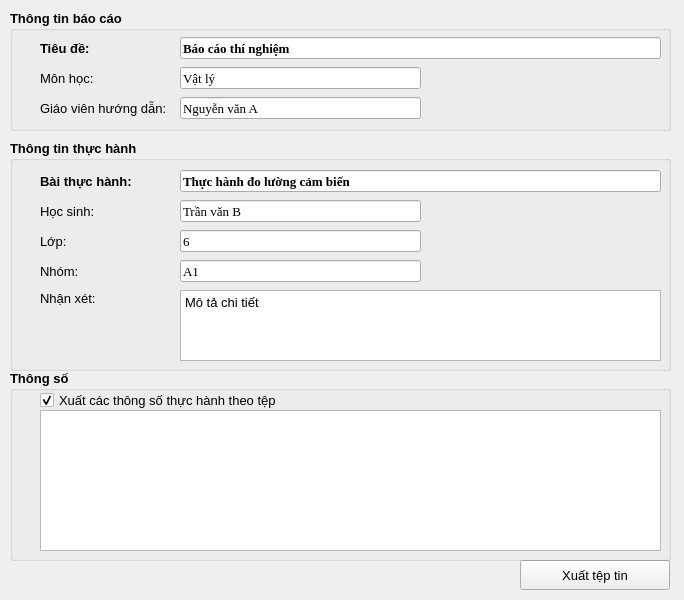
<?xml version="1.0" encoding="UTF-8"?>
<ui version="4.0">
 <class>FrmPracticeBaseInfo</class>
 <widget class="QMainWindow" name="FrmPracticeBaseInfo">
  <property name="geometry">
   <rect>
    <x>0</x>
    <y>0</y>
    <width>684</width>
    <height>600</height>
   </rect>
  </property>
  <property name="windowTitle">
   <string>MainWindow</string>
  </property>
  <widget class="QWidget" name="centralwidget">
   <widget class="QPushButton" name="pushButton">
    <property name="geometry">
     <rect>
      <x>520</x>
      <y>560</y>
      <width>150</width>
      <height>30</height>
     </rect>
    </property>
    <property name="font">
     <font>
      <pointsize>10</pointsize>
     </font>
    </property>
    <property name="text">
     <string>Xuất tệp tin</string>
    </property>
   </widget>
   <widget class="QGroupBox" name="groupBox">
    <property name="geometry">
     <rect>
      <x>10</x>
      <y>140</y>
      <width>661</width>
      <height>231</height>
     </rect>
    </property>
    <property name="font">
     <font>
      <pointsize>10</pointsize>
      <bold>true</bold>
     </font>
    </property>
    <property name="title">
     <string>Thông tin thực hành</string>
    </property>
    <widget class="QLineEdit" name="lineEdit_unit">
     <property name="geometry">
      <rect>
       <x>170</x>
       <y>30</y>
       <width>481</width>
       <height>22</height>
      </rect>
     </property>
     <property name="font">
      <font>
       <family>Times New Roman</family>
       <pointsize>10</pointsize>
       <bold>true</bold>
      </font>
     </property>
     <property name="text">
      <string>Thực hành đo lường cảm biến</string>
     </property>
     <property name="placeholderText">
      <string>Thực hành đo lường cảm biến</string>
     </property>
    </widget>
    <widget class="QLabel" name="label">
     <property name="geometry">
      <rect>
       <x>30</x>
       <y>33</y>
       <width>91</width>
       <height>16</height>
      </rect>
     </property>
     <property name="font">
      <font>
       <pointsize>10</pointsize>
       <bold>true</bold>
      </font>
     </property>
     <property name="text">
      <string>Bài thực hành:</string>
     </property>
    </widget>
    <widget class="QLineEdit" name="lineEdit_student">
     <property name="geometry">
      <rect>
       <x>170</x>
       <y>60</y>
       <width>241</width>
       <height>22</height>
      </rect>
     </property>
     <property name="font">
      <font>
       <family>Times New Roman</family>
       <pointsize>10</pointsize>
       <bold>false</bold>
      </font>
     </property>
     <property name="text">
      <string>Trần văn B</string>
     </property>
     <property name="placeholderText">
      <string>Trần văn B</string>
     </property>
    </widget>
    <widget class="QLabel" name="label_2">
     <property name="geometry">
      <rect>
       <x>30</x>
       <y>63</y>
       <width>91</width>
       <height>16</height>
      </rect>
     </property>
     <property name="font">
      <font>
       <pointsize>10</pointsize>
       <bold>false</bold>
      </font>
     </property>
     <property name="text">
      <string>Học sinh:</string>
     </property>
    </widget>
    <widget class="QLineEdit" name="lineEdit_class">
     <property name="geometry">
      <rect>
       <x>170</x>
       <y>90</y>
       <width>241</width>
       <height>22</height>
      </rect>
     </property>
     <property name="font">
      <font>
       <family>Times New Roman</family>
       <pointsize>10</pointsize>
       <bold>false</bold>
      </font>
     </property>
     <property name="text">
      <string>6</string>
     </property>
     <property name="placeholderText">
      <string>6</string>
     </property>
    </widget>
    <widget class="QLabel" name="label_3">
     <property name="geometry">
      <rect>
       <x>30</x>
       <y>93</y>
       <width>91</width>
       <height>16</height>
      </rect>
     </property>
     <property name="font">
      <font>
       <pointsize>10</pointsize>
       <bold>false</bold>
      </font>
     </property>
     <property name="text">
      <string>Lớp:</string>
     </property>
    </widget>
    <widget class="QLabel" name="label_4">
     <property name="geometry">
      <rect>
       <x>30</x>
       <y>150</y>
       <width>131</width>
       <height>16</height>
      </rect>
     </property>
     <property name="font">
      <font>
       <pointsize>10</pointsize>
       <bold>false</bold>
      </font>
     </property>
     <property name="text">
      <string>Nhận xét:</string>
     </property>
    </widget>
    <widget class="QPlainTextEdit" name="plainTextEdit_description">
     <property name="geometry">
      <rect>
       <x>170</x>
       <y>150</y>
       <width>481</width>
       <height>71</height>
      </rect>
     </property>
     <property name="font">
      <font>
       <pointsize>10</pointsize>
       <bold>false</bold>
      </font>
     </property>
     <property name="plainText">
      <string>Mô tả chi tiết</string>
     </property>
     <property name="placeholderText">
      <string>Nhận xét...</string>
     </property>
    </widget>
    <widget class="QLabel" name="label_8">
     <property name="geometry">
      <rect>
       <x>30</x>
       <y>123</y>
       <width>91</width>
       <height>16</height>
      </rect>
     </property>
     <property name="font">
      <font>
       <pointsize>10</pointsize>
       <bold>false</bold>
      </font>
     </property>
     <property name="text">
      <string>Nhóm:</string>
     </property>
    </widget>
    <widget class="QLineEdit" name="lineEdit_group">
     <property name="geometry">
      <rect>
       <x>170</x>
       <y>120</y>
       <width>241</width>
       <height>22</height>
      </rect>
     </property>
     <property name="font">
      <font>
       <family>Times New Roman</family>
       <pointsize>10</pointsize>
       <bold>false</bold>
      </font>
     </property>
     <property name="text">
      <string>A1</string>
     </property>
     <property name="placeholderText">
      <string>A1</string>
     </property>
    </widget>
   </widget>
   <widget class="QGroupBox" name="groupBox_2">
    <property name="geometry">
     <rect>
      <x>10</x>
      <y>10</y>
      <width>661</width>
      <height>121</height>
     </rect>
    </property>
    <property name="font">
     <font>
      <pointsize>10</pointsize>
      <bold>true</bold>
     </font>
    </property>
    <property name="title">
     <string>Thông tin báo cáo</string>
    </property>
    <widget class="QLineEdit" name="lineEdit_header">
     <property name="geometry">
      <rect>
       <x>170</x>
       <y>27</y>
       <width>481</width>
       <height>22</height>
      </rect>
     </property>
     <property name="font">
      <font>
       <family>Times New Roman</family>
       <pointsize>10</pointsize>
       <bold>true</bold>
      </font>
     </property>
     <property name="text">
      <string>Báo cáo thí nghiệm</string>
     </property>
     <property name="placeholderText">
      <string>Báo cáo thí nghiệm</string>
     </property>
    </widget>
    <widget class="QLabel" name="label_5">
     <property name="geometry">
      <rect>
       <x>30</x>
       <y>60</y>
       <width>91</width>
       <height>16</height>
      </rect>
     </property>
     <property name="font">
      <font>
       <pointsize>10</pointsize>
       <bold>false</bold>
      </font>
     </property>
     <property name="text">
      <string>Môn học:</string>
     </property>
    </widget>
    <widget class="QLabel" name="label_6">
     <property name="geometry">
      <rect>
       <x>30</x>
       <y>90</y>
       <width>131</width>
       <height>16</height>
      </rect>
     </property>
     <property name="font">
      <font>
       <pointsize>10</pointsize>
       <bold>false</bold>
      </font>
     </property>
     <property name="text">
      <string>Giáo viên hướng dẫn:</string>
     </property>
    </widget>
    <widget class="QLineEdit" name="lineEdit_subject">
     <property name="geometry">
      <rect>
       <x>170</x>
       <y>57</y>
       <width>241</width>
       <height>22</height>
      </rect>
     </property>
     <property name="font">
      <font>
       <family>Times New Roman</family>
       <pointsize>10</pointsize>
       <bold>false</bold>
      </font>
     </property>
     <property name="text">
      <string>Vật lý</string>
     </property>
     <property name="placeholderText">
      <string>Vật lý</string>
     </property>
    </widget>
    <widget class="QLineEdit" name="lineEdit_teacher">
     <property name="geometry">
      <rect>
       <x>170</x>
       <y>87</y>
       <width>241</width>
       <height>22</height>
      </rect>
     </property>
     <property name="font">
      <font>
       <family>Times New Roman</family>
       <pointsize>10</pointsize>
       <bold>false</bold>
      </font>
     </property>
     <property name="text">
      <string>Nguyễn văn A</string>
     </property>
     <property name="placeholderText">
      <string>Nguyễn văn A</string>
     </property>
    </widget>
    <widget class="QLabel" name="label_7">
     <property name="geometry">
      <rect>
       <x>30</x>
       <y>30</y>
       <width>91</width>
       <height>16</height>
      </rect>
     </property>
     <property name="font">
      <font>
       <pointsize>10</pointsize>
       <bold>true</bold>
      </font>
     </property>
     <property name="text">
      <string>Tiêu đề:</string>
     </property>
    </widget>
   </widget>
   <widget class="QGroupBox" name="groupBox_3">
    <property name="geometry">
     <rect>
      <x>10</x>
      <y>370</y>
      <width>661</width>
      <height>191</height>
     </rect>
    </property>
    <property name="font">
     <font>
      <pointsize>10</pointsize>
      <bold>true</bold>
     </font>
    </property>
    <property name="title">
     <string>Thông số</string>
    </property>
    <widget class="QPlainTextEdit" name="plainTextEdit_parameter">
     <property name="geometry">
      <rect>
       <x>30</x>
       <y>40</y>
       <width>621</width>
       <height>141</height>
      </rect>
     </property>
     <property name="font">
      <font>
       <pointsize>10</pointsize>
       <bold>false</bold>
      </font>
     </property>
     <property name="plainText">
      <string/>
     </property>
     <property name="placeholderText">
      <string>Thông số thực hành...</string>
     </property>
    </widget>
    <widget class="QCheckBox" name="checkBox_parameter">
     <property name="geometry">
      <rect>
       <x>30</x>
       <y>20</y>
       <width>501</width>
       <height>20</height>
      </rect>
     </property>
     <property name="font">
      <font>
       <pointsize>10</pointsize>
       <bold>false</bold>
      </font>
     </property>
     <property name="text">
      <string>Xuất các thông số thực hành theo tệp</string>
     </property>
     <property name="checked">
      <bool>true</bool>
     </property>
    </widget>
   </widget>
  </widget>
 </widget>
 <tabstops>
  <tabstop>lineEdit_header</tabstop>
  <tabstop>lineEdit_subject</tabstop>
  <tabstop>lineEdit_teacher</tabstop>
  <tabstop>lineEdit_unit</tabstop>
  <tabstop>lineEdit_student</tabstop>
  <tabstop>lineEdit_class</tabstop>
  <tabstop>lineEdit_group</tabstop>
  <tabstop>plainTextEdit_description</tabstop>
  <tabstop>pushButton</tabstop>
 </tabstops>
 <resources/>
 <connections/>
</ui>
